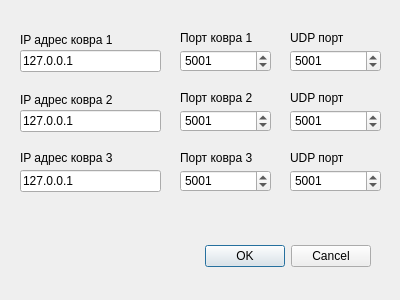
<?xml version="1.0" encoding="UTF-8"?>
<ui version="4.0">
 <class>ConnectionDialog</class>
 <widget class="QDialog" name="ConnectionDialog">
  <property name="geometry">
   <rect>
    <x>0</x>
    <y>0</y>
    <width>400</width>
    <height>300</height>
   </rect>
  </property>
  <property name="windowTitle">
   <string>Dialog</string>
  </property>
  <widget class="QDialogButtonBox" name="buttonBox">
   <property name="geometry">
    <rect>
     <x>30</x>
     <y>240</y>
     <width>341</width>
     <height>32</height>
    </rect>
   </property>
   <property name="orientation">
    <enum>Qt::Horizontal</enum>
   </property>
   <property name="standardButtons">
    <set>QDialogButtonBox::Cancel|QDialogButtonBox::Ok</set>
   </property>
  </widget>
  <widget class="QLineEdit" name="leMat1">
   <property name="geometry">
    <rect>
     <x>20</x>
     <y>50</y>
     <width>141</width>
     <height>22</height>
    </rect>
   </property>
   <property name="text">
    <string>127.0.0.1</string>
   </property>
  </widget>
  <widget class="QSpinBox" name="sbMat1">
   <property name="geometry">
    <rect>
     <x>180</x>
     <y>50</y>
     <width>91</width>
     <height>22</height>
    </rect>
   </property>
   <property name="minimum">
    <number>1000</number>
   </property>
   <property name="maximum">
    <number>50000</number>
   </property>
   <property name="value">
    <number>5001</number>
   </property>
  </widget>
  <widget class="QLineEdit" name="leMat2">
   <property name="geometry">
    <rect>
     <x>20</x>
     <y>110</y>
     <width>141</width>
     <height>22</height>
    </rect>
   </property>
   <property name="text">
    <string>127.0.0.1</string>
   </property>
  </widget>
  <widget class="QSpinBox" name="sbMat2">
   <property name="geometry">
    <rect>
     <x>180</x>
     <y>110</y>
     <width>91</width>
     <height>22</height>
    </rect>
   </property>
   <property name="minimum">
    <number>1000</number>
   </property>
   <property name="maximum">
    <number>50000</number>
   </property>
   <property name="value">
    <number>5001</number>
   </property>
  </widget>
  <widget class="QLineEdit" name="leMat3">
   <property name="geometry">
    <rect>
     <x>20</x>
     <y>170</y>
     <width>141</width>
     <height>22</height>
    </rect>
   </property>
   <property name="text">
    <string>127.0.0.1</string>
   </property>
  </widget>
  <widget class="QSpinBox" name="sbMat3">
   <property name="geometry">
    <rect>
     <x>180</x>
     <y>170</y>
     <width>91</width>
     <height>22</height>
    </rect>
   </property>
   <property name="minimum">
    <number>1000</number>
   </property>
   <property name="maximum">
    <number>50000</number>
   </property>
   <property name="value">
    <number>5001</number>
   </property>
  </widget>
  <widget class="QLabel" name="label">
   <property name="geometry">
    <rect>
     <x>20</x>
     <y>30</y>
     <width>141</width>
     <height>20</height>
    </rect>
   </property>
   <property name="text">
    <string>IP адрес ковра 1</string>
   </property>
  </widget>
  <widget class="QLabel" name="label_3">
   <property name="geometry">
    <rect>
     <x>20</x>
     <y>150</y>
     <width>141</width>
     <height>16</height>
    </rect>
   </property>
   <property name="text">
    <string>IP адрес ковра 3</string>
   </property>
  </widget>
  <widget class="QLabel" name="label_4">
   <property name="geometry">
    <rect>
     <x>180</x>
     <y>30</y>
     <width>91</width>
     <height>16</height>
    </rect>
   </property>
   <property name="text">
    <string>Порт ковра 1</string>
   </property>
  </widget>
  <widget class="QLabel" name="label_5">
   <property name="geometry">
    <rect>
     <x>180</x>
     <y>90</y>
     <width>91</width>
     <height>16</height>
    </rect>
   </property>
   <property name="text">
    <string>Порт ковра 2</string>
   </property>
  </widget>
  <widget class="QLabel" name="label_6">
   <property name="geometry">
    <rect>
     <x>180</x>
     <y>150</y>
     <width>91</width>
     <height>16</height>
    </rect>
   </property>
   <property name="text">
    <string>Порт ковра 3</string>
   </property>
  </widget>
  <widget class="QLabel" name="lbl">
   <property name="geometry">
    <rect>
     <x>20</x>
     <y>90</y>
     <width>121</width>
     <height>20</height>
    </rect>
   </property>
   <property name="text">
    <string>IP адрес ковра 2</string>
   </property>
  </widget>
  <widget class="QSpinBox" name="sbUdpMat3">
   <property name="geometry">
    <rect>
     <x>290</x>
     <y>170</y>
     <width>91</width>
     <height>22</height>
    </rect>
   </property>
   <property name="minimum">
    <number>1000</number>
   </property>
   <property name="maximum">
    <number>50000</number>
   </property>
   <property name="value">
    <number>5001</number>
   </property>
  </widget>
  <widget class="QSpinBox" name="sbUdpMat2">
   <property name="geometry">
    <rect>
     <x>290</x>
     <y>110</y>
     <width>91</width>
     <height>22</height>
    </rect>
   </property>
   <property name="minimum">
    <number>1000</number>
   </property>
   <property name="maximum">
    <number>50000</number>
   </property>
   <property name="value">
    <number>5001</number>
   </property>
  </widget>
  <widget class="QSpinBox" name="sbUdpMat1">
   <property name="geometry">
    <rect>
     <x>290</x>
     <y>50</y>
     <width>91</width>
     <height>22</height>
    </rect>
   </property>
   <property name="minimum">
    <number>1000</number>
   </property>
   <property name="maximum">
    <number>50000</number>
   </property>
   <property name="value">
    <number>5001</number>
   </property>
  </widget>
  <widget class="QLabel" name="label_7">
   <property name="geometry">
    <rect>
     <x>290</x>
     <y>30</y>
     <width>91</width>
     <height>16</height>
    </rect>
   </property>
   <property name="text">
    <string>UDP порт</string>
   </property>
  </widget>
  <widget class="QLabel" name="label_8">
   <property name="geometry">
    <rect>
     <x>290</x>
     <y>90</y>
     <width>91</width>
     <height>16</height>
    </rect>
   </property>
   <property name="text">
    <string>UDP порт</string>
   </property>
  </widget>
  <widget class="QLabel" name="label_9">
   <property name="geometry">
    <rect>
     <x>290</x>
     <y>150</y>
     <width>91</width>
     <height>16</height>
    </rect>
   </property>
   <property name="text">
    <string>UDP порт</string>
   </property>
  </widget>
 </widget>
 <resources/>
 <connections>
  <connection>
   <sender>buttonBox</sender>
   <signal>accepted()</signal>
   <receiver>ConnectionDialog</receiver>
   <slot>accept()</slot>
   <hints>
    <hint type="sourcelabel">
     <x>248</x>
     <y>254</y>
    </hint>
    <hint type="destinationlabel">
     <x>157</x>
     <y>274</y>
    </hint>
   </hints>
  </connection>
  <connection>
   <sender>buttonBox</sender>
   <signal>rejected()</signal>
   <receiver>ConnectionDialog</receiver>
   <slot>reject()</slot>
   <hints>
    <hint type="sourcelabel">
     <x>316</x>
     <y>260</y>
    </hint>
    <hint type="destinationlabel">
     <x>286</x>
     <y>274</y>
    </hint>
   </hints>
  </connection>
 </connections>
</ui>
